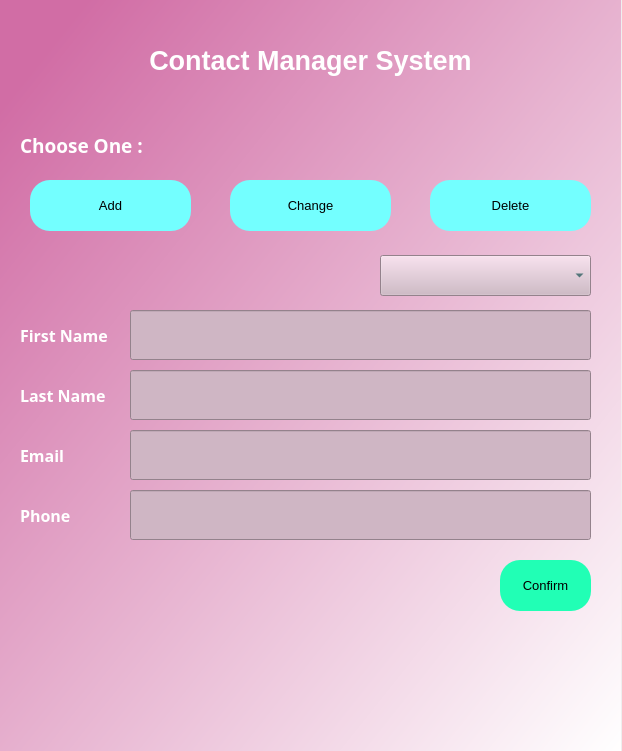
<?xml version="1.0" encoding="UTF-8"?>
<ui version="4.0">
 <class>DialogEdit</class>
 <widget class="QDialog" name="DialogEdit">
  <property name="geometry">
   <rect>
    <x>0</x>
    <y>0</y>
    <width>622</width>
    <height>751</height>
   </rect>
  </property>
  <property name="windowTitle">
   <string>Edit Contacts</string>
  </property>
  <widget class="QWidget" name="widget" native="true">
   <property name="geometry">
    <rect>
     <x>0</x>
     <y>0</y>
     <width>621</width>
     <height>751</height>
    </rect>
   </property>
   <property name="styleSheet">
    <string notr="true">QWidget#widget{
background-color:qlineargradient(spread:pad, x1:0.0524476, y1:0.0909091, x2:1, y2:1, stop:0 rgba(209, 109, 165, 255), stop:1 rgba(255, 255, 255, 255))}</string>
   </property>
   <widget class="QLabel" name="label">
    <property name="geometry">
     <rect>
      <x>20</x>
      <y>30</y>
      <width>581</width>
      <height>61</height>
     </rect>
    </property>
    <property name="font">
     <font>
      <family>MS Shell Dlg 2</family>
      <pointsize>20</pointsize>
      <weight>75</weight>
      <italic>false</italic>
      <bold>true</bold>
      <underline>false</underline>
      <strikeout>false</strikeout>
      <kerning>true</kerning>
     </font>
    </property>
    <property name="styleSheet">
     <string notr="true">color:white;</string>
    </property>
    <property name="text">
     <string>Contact Manager System</string>
    </property>
    <property name="alignment">
     <set>Qt::AlignCenter</set>
    </property>
   </widget>
   <widget class="QLineEdit" name="lineEditFirst">
    <property name="geometry">
     <rect>
      <x>130</x>
      <y>310</y>
      <width>461</width>
      <height>50</height>
     </rect>
    </property>
    <property name="font">
     <font>
      <pointsize>10</pointsize>
     </font>
    </property>
    <property name="styleSheet">
     <string notr="true">background-color: rgb(207, 182, 196);color:#004242</string>
    </property>
    <property name="text">
     <string/>
    </property>
    <property name="clearButtonEnabled">
     <bool>true</bool>
    </property>
   </widget>
   <widget class="QLineEdit" name="lineEditLast">
    <property name="geometry">
     <rect>
      <x>130</x>
      <y>370</y>
      <width>461</width>
      <height>50</height>
     </rect>
    </property>
    <property name="font">
     <font>
      <pointsize>10</pointsize>
     </font>
    </property>
    <property name="styleSheet">
     <string notr="true">background-color: rgb(207, 182, 196);color:#004242</string>
    </property>
    <property name="text">
     <string/>
    </property>
    <property name="clearButtonEnabled">
     <bool>true</bool>
    </property>
   </widget>
   <widget class="QPushButton" name="pushButtonAdd">
    <property name="geometry">
     <rect>
      <x>30</x>
      <y>180</y>
      <width>161</width>
      <height>51</height>
     </rect>
    </property>
    <property name="font">
     <font>
      <family>MS Shell Dlg 2</family>
      <pointsize>10</pointsize>
     </font>
    </property>
    <property name="cursor">
     <cursorShape>PointingHandCursor</cursorShape>
    </property>
    <property name="styleSheet">
     <string notr="true">border-radius:20px;
background-color:rgb(115, 255, 255)</string>
    </property>
    <property name="text">
     <string>Add</string>
    </property>
    <property name="checkable">
     <bool>false</bool>
    </property>
    <property name="autoDefault">
     <bool>false</bool>
    </property>
    <property name="default">
     <bool>false</bool>
    </property>
    <property name="flat">
     <bool>false</bool>
    </property>
   </widget>
   <widget class="QPushButton" name="pushButtonChange">
    <property name="geometry">
     <rect>
      <x>230</x>
      <y>180</y>
      <width>161</width>
      <height>51</height>
     </rect>
    </property>
    <property name="font">
     <font>
      <family>MS Shell Dlg 2</family>
      <pointsize>10</pointsize>
     </font>
    </property>
    <property name="cursor">
     <cursorShape>PointingHandCursor</cursorShape>
    </property>
    <property name="styleSheet">
     <string notr="true">border-radius:20px;
background-color:rgb(115, 255, 255)</string>
    </property>
    <property name="text">
     <string>Change</string>
    </property>
    <property name="checkable">
     <bool>false</bool>
    </property>
    <property name="autoDefault">
     <bool>false</bool>
    </property>
    <property name="default">
     <bool>false</bool>
    </property>
    <property name="flat">
     <bool>false</bool>
    </property>
   </widget>
   <widget class="QPushButton" name="pushButtonDelete">
    <property name="geometry">
     <rect>
      <x>430</x>
      <y>180</y>
      <width>161</width>
      <height>51</height>
     </rect>
    </property>
    <property name="font">
     <font>
      <family>MS Shell Dlg 2</family>
      <pointsize>10</pointsize>
     </font>
    </property>
    <property name="cursor">
     <cursorShape>PointingHandCursor</cursorShape>
    </property>
    <property name="styleSheet">
     <string notr="true">border-radius:20px;
background-color:rgb(115, 255, 255)</string>
    </property>
    <property name="text">
     <string>Delete</string>
    </property>
    <property name="checkable">
     <bool>false</bool>
    </property>
    <property name="autoDefault">
     <bool>false</bool>
    </property>
    <property name="default">
     <bool>false</bool>
    </property>
    <property name="flat">
     <bool>false</bool>
    </property>
   </widget>
   <widget class="QLabel" name="label_3">
    <property name="geometry">
     <rect>
      <x>20</x>
      <y>310</y>
      <width>101</width>
      <height>50</height>
     </rect>
    </property>
    <property name="font">
     <font>
      <family>B Nazanin</family>
      <pointsize>12</pointsize>
      <weight>75</weight>
      <italic>false</italic>
      <bold>true</bold>
     </font>
    </property>
    <property name="styleSheet">
     <string notr="true">color:white</string>
    </property>
    <property name="text">
     <string>First Name</string>
    </property>
    <property name="alignment">
     <set>Qt::AlignLeading|Qt::AlignLeft|Qt::AlignVCenter</set>
    </property>
   </widget>
   <widget class="QLabel" name="label_4">
    <property name="geometry">
     <rect>
      <x>20</x>
      <y>370</y>
      <width>101</width>
      <height>50</height>
     </rect>
    </property>
    <property name="font">
     <font>
      <family>B Nazanin</family>
      <pointsize>12</pointsize>
      <weight>75</weight>
      <italic>false</italic>
      <bold>true</bold>
     </font>
    </property>
    <property name="styleSheet">
     <string notr="true">color:white</string>
    </property>
    <property name="text">
     <string>Last Name</string>
    </property>
    <property name="alignment">
     <set>Qt::AlignLeading|Qt::AlignLeft|Qt::AlignVCenter</set>
    </property>
   </widget>
   <widget class="QLineEdit" name="lineEditEmail">
    <property name="geometry">
     <rect>
      <x>130</x>
      <y>430</y>
      <width>461</width>
      <height>50</height>
     </rect>
    </property>
    <property name="font">
     <font>
      <pointsize>10</pointsize>
     </font>
    </property>
    <property name="styleSheet">
     <string notr="true">background-color: rgb(207, 182, 196);color:#004242</string>
    </property>
    <property name="text">
     <string/>
    </property>
    <property name="clearButtonEnabled">
     <bool>true</bool>
    </property>
   </widget>
   <widget class="QLineEdit" name="lineEditPhone">
    <property name="geometry">
     <rect>
      <x>130</x>
      <y>490</y>
      <width>461</width>
      <height>50</height>
     </rect>
    </property>
    <property name="font">
     <font>
      <pointsize>10</pointsize>
     </font>
    </property>
    <property name="styleSheet">
     <string notr="true">background-color: rgb(207, 182, 196);color:#004242</string>
    </property>
    <property name="text">
     <string/>
    </property>
    <property name="clearButtonEnabled">
     <bool>true</bool>
    </property>
   </widget>
   <widget class="QLabel" name="label_5">
    <property name="geometry">
     <rect>
      <x>20</x>
      <y>430</y>
      <width>101</width>
      <height>50</height>
     </rect>
    </property>
    <property name="font">
     <font>
      <family>B Nazanin</family>
      <pointsize>12</pointsize>
      <weight>75</weight>
      <italic>false</italic>
      <bold>true</bold>
     </font>
    </property>
    <property name="styleSheet">
     <string notr="true">color:white</string>
    </property>
    <property name="text">
     <string>Email</string>
    </property>
    <property name="alignment">
     <set>Qt::AlignLeading|Qt::AlignLeft|Qt::AlignVCenter</set>
    </property>
   </widget>
   <widget class="QLabel" name="label_6">
    <property name="geometry">
     <rect>
      <x>20</x>
      <y>490</y>
      <width>101</width>
      <height>50</height>
     </rect>
    </property>
    <property name="font">
     <font>
      <family>B Nazanin</family>
      <pointsize>12</pointsize>
      <weight>75</weight>
      <italic>false</italic>
      <bold>true</bold>
     </font>
    </property>
    <property name="styleSheet">
     <string notr="true">color:white</string>
    </property>
    <property name="text">
     <string>Phone</string>
    </property>
    <property name="alignment">
     <set>Qt::AlignLeading|Qt::AlignLeft|Qt::AlignVCenter</set>
    </property>
   </widget>
   <widget class="QLabel" name="label_2">
    <property name="geometry">
     <rect>
      <x>20</x>
      <y>120</y>
      <width>581</width>
      <height>51</height>
     </rect>
    </property>
    <property name="font">
     <font>
      <family>B Nazanin</family>
      <pointsize>14</pointsize>
      <weight>75</weight>
      <italic>false</italic>
      <bold>true</bold>
     </font>
    </property>
    <property name="styleSheet">
     <string notr="true">color:white;</string>
    </property>
    <property name="text">
     <string>Choose One :</string>
    </property>
    <property name="alignment">
     <set>Qt::AlignLeading|Qt::AlignLeft|Qt::AlignVCenter</set>
    </property>
   </widget>
   <widget class="QComboBox" name="comboBox">
    <property name="geometry">
     <rect>
      <x>380</x>
      <y>255</y>
      <width>211</width>
      <height>41</height>
     </rect>
    </property>
    <property name="cursor">
     <cursorShape>PointingHandCursor</cursorShape>
    </property>
    <property name="styleSheet">
     <string notr="true">background-color: rgb(207, 182, 196);color:#004242</string>
    </property>
   </widget>
   <widget class="QLabel" name="label_order">
    <property name="geometry">
     <rect>
      <x>20</x>
      <y>250</y>
      <width>351</width>
      <height>51</height>
     </rect>
    </property>
    <property name="font">
     <font>
      <family>B Nazanin</family>
      <pointsize>12</pointsize>
      <weight>50</weight>
      <italic>false</italic>
      <bold>false</bold>
     </font>
    </property>
    <property name="styleSheet">
     <string notr="true">color:white;font: 12pt &quot;B Nazanin&quot;;</string>
    </property>
    <property name="text">
     <string/>
    </property>
    <property name="alignment">
     <set>Qt::AlignLeading|Qt::AlignLeft|Qt::AlignVCenter</set>
    </property>
   </widget>
   <widget class="QLabel" name="label_order_2">
    <property name="geometry">
     <rect>
      <x>10</x>
      <y>710</y>
      <width>531</width>
      <height>31</height>
     </rect>
    </property>
    <property name="font">
     <font>
      <family>B Nazanin</family>
      <pointsize>12</pointsize>
      <weight>50</weight>
      <italic>false</italic>
      <bold>false</bold>
     </font>
    </property>
    <property name="styleSheet">
     <string notr="true">color:red;font: 12pt &quot;B Nazanin&quot;;</string>
    </property>
    <property name="text">
     <string/>
    </property>
    <property name="alignment">
     <set>Qt::AlignLeading|Qt::AlignLeft|Qt::AlignVCenter</set>
    </property>
   </widget>
   <widget class="QPushButton" name="pushButtonConfirm">
    <property name="geometry">
     <rect>
      <x>500</x>
      <y>560</y>
      <width>91</width>
      <height>51</height>
     </rect>
    </property>
    <property name="font">
     <font>
      <family>MS Shell Dlg 2</family>
      <pointsize>10</pointsize>
     </font>
    </property>
    <property name="cursor">
     <cursorShape>PointingHandCursor</cursorShape>
    </property>
    <property name="styleSheet">
     <string notr="true">border-radius:20px;
background-color: rgb(33, 255, 181);</string>
    </property>
    <property name="text">
     <string>Confirm</string>
    </property>
    <property name="checkable">
     <bool>false</bool>
    </property>
    <property name="autoDefault">
     <bool>false</bool>
    </property>
    <property name="default">
     <bool>false</bool>
    </property>
    <property name="flat">
     <bool>false</bool>
    </property>
   </widget>
   <widget class="QLabel" name="label_error">
    <property name="geometry">
     <rect>
      <x>10</x>
      <y>720</y>
      <width>601</width>
      <height>31</height>
     </rect>
    </property>
    <property name="font">
     <font>
      <family>B Nazanin</family>
      <pointsize>10</pointsize>
      <weight>75</weight>
      <italic>false</italic>
      <bold>true</bold>
     </font>
    </property>
    <property name="styleSheet">
     <string notr="true">color:rgb(170, 0, 0)</string>
    </property>
    <property name="text">
     <string/>
    </property>
    <property name="alignment">
     <set>Qt::AlignLeading|Qt::AlignLeft|Qt::AlignVCenter</set>
    </property>
   </widget>
  </widget>
 </widget>
 <tabstops>
  <tabstop>pushButtonAdd</tabstop>
  <tabstop>pushButtonChange</tabstop>
  <tabstop>pushButtonDelete</tabstop>
  <tabstop>lineEditFirst</tabstop>
  <tabstop>lineEditLast</tabstop>
  <tabstop>lineEditEmail</tabstop>
  <tabstop>lineEditPhone</tabstop>
  <tabstop>comboBox</tabstop>
  <tabstop>pushButtonConfirm</tabstop>
 </tabstops>
 <resources/>
 <connections/>
</ui>
